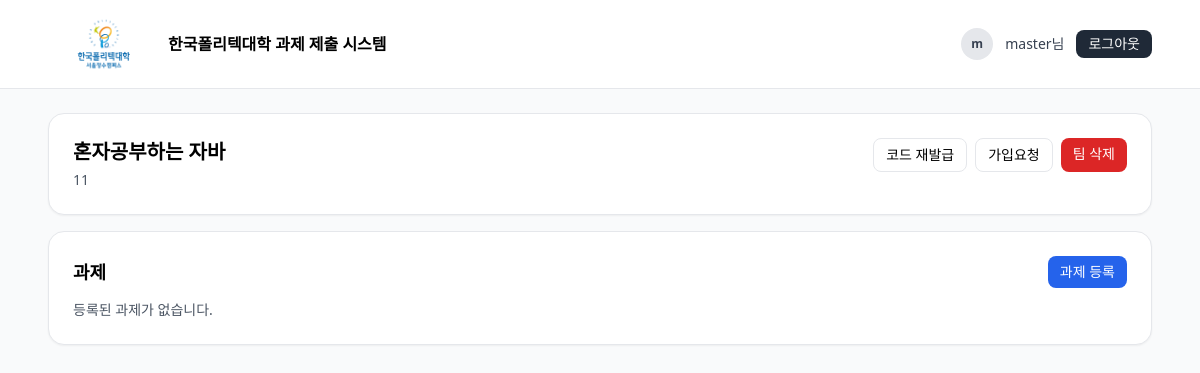
The page /teams/5 (signed in) on the database as committed earlier.
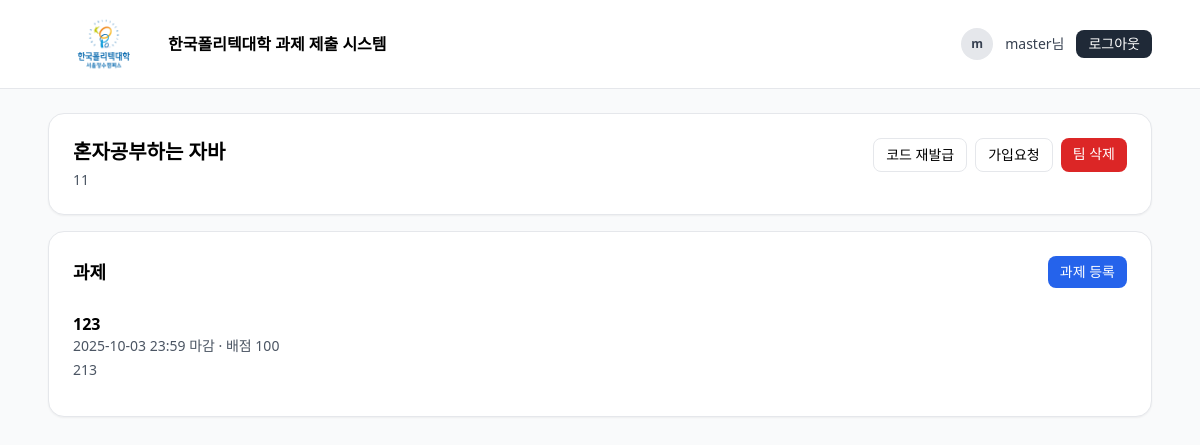
The same page on the database as committed later.
### submit/models.py (models this page shows, shortened)
class Team(models.Model):
    owner = models.ForeignKey(
        User, on_delete=models.CASCADE, related_name="owned_teams", verbose_name="소유자(교수)"
    )
    name = models.CharField("팀명", max_length=100)
    description = models.TextField("설명", blank=True)
    join_code = models.CharField("팀코드", max_length=6, unique=True, editable=False)
    join_code_generated_at = models.DateTimeField("팀코드 발급일시", auto_now_add=True)
    created_at = models.DateTimeField("생성일시", auto_now_add=True)
    updated_at = models.DateTimeField("수정일시", auto_now=True)
    class Meta:
        verbose_name = "팀"
        verbose_name_plural = "팀"
        constraints = [
            models.UniqueConstraint(fields=["owner", "name"], name="uq_team_owner_name"),
        ]
        ordering = ["name"]

class Assignment(models.Model):
    team = models.ForeignKey(Team, on_delete=models.CASCADE, related_name="assignments", verbose_name="팀")
    title = models.CharField("제목", max_length=120)
    description = models.TextField("설명", blank=True)
    due_at = models.DateTimeField("마감일시")
    max_score = models.PositiveIntegerField("배점", default=100)
    late_policy = models.CharField("지연 정책", max_length=50, blank=True)   # 예: "accept -10/day"
    file_rules = models.CharField("파일 규칙", max_length=100, blank=True)   # 예: "pdf,zip; 20MB"
    created_by = models.ForeignKey(User, on_delete=models.SET_NULL, null=True, verbose_name="등록자(교수)")
    created_at = models.DateTimeField("생성일시", auto_now_add=True)
    updated_at = models.DateTimeField("수정일시", auto_now=True)
    is_closed = models.BooleanField("마감됨", default=False)
    class Meta:
        verbose_name = "과제"
        verbose_name_plural = "과제"
        ordering = ["due_at"]

### submit/views.py (the view)
# urls.py: path('teams/<int:team_id>', views.team_detail, name='team_detail'),
@login_required
def team_detail(request, team_id):
    team = get_object_or_404(Team, pk=team_id)
    is_owner = (team.owner_id == request.user.id)
    is_member = TeamMembership.objects.filter(
        team=team,
        student=request.user,
        status="APPROVED"
    ).exists()
    if not (is_owner or is_member):
        return HttpResponseForbidden("팀 구성원만 접근할 수 있습니다.")
    assigns = Assignment.objects.filter(team=team).order_by('-due_at')
    my_submissions = {}
    if not is_owner:
        my_submissions = {
            s.assignment_id: s
            for s in Submission.objects.filter(assignment__team=team, student=request.user)
        }
    ctx = {
        "team": team,
        "assignments": assigns,
        "my_submissions": my_submissions,
        "is_owner": is_owner,
    }
    return render(request, 'teams/team_detail.html', ctx)

### templates/teams/team_detail.html (shortened to what this page needs)
{% extends 'base.html' %}
{% block content %}
<div class="grid gap-4">
  <div class="rounded-2xl border bg-white p-6 shadow-sm">
    <div class="flex items-start justify-between">
      <div>
        <h1 class="text-xl font-semibold">{{ team.name }}</h1>
        <p class="mt-1 text-sm text-gray-600">{{ team.description|default:"(설명 없음)" }}</p>
      </div>
      {% if is_owner %}
      <div class="flex gap-2">
        <a class="px-3 py-1.5 rounded-lg border text-sm hover:bg-gray-50"
          href="{% url 'regen_team_code' team_id=team.id %}">코드 재발급</a>
        <a class="px-3 py-1.5 rounded-lg border text-sm hover:bg-gray-50"
          href="{% url 'team_request_list' team_id=team.id %}">가입요청</a>
        <a class="px-3 py-1.5 rounded-lg bg-red-600 text-white text-sm hover:bg-red-500"
          href="{% url 'team_delete' team_id=team.id %}">팀 삭제</a>
      </div>
      {% endif %}
    </div>
  </div>
<div class="rounded-2xl border bg-white p-6 shadow-sm">
  <div class="flex items-center justify-between mb-3">
    <h2 class="text-lg font-semibold">과제</h2>
    {% if is_owner %}
      <a class="px-3 py-1.5 rounded-lg bg-blue-600 text-white text-sm hover:bg-blue-500"
         href="{% url 'assignment_create' team_id=team.id %}">과제 등록</a>
    {% endif %}
  </div>
  {% if assignments %}
    <div class="divide-y">
      {% for a in assignments %}
        <a href="{% url 'assignment_detail' team_id=team.id assignment_id=a.id %}"
           class="block py-3 hover:bg-gray-50 transition">
          <div class="flex items-center justify-between">
            <div>
              <div class="font-semibold">{{ a.title }}</div>
              <div class="text-sm text-gray-600">{{ a.due_at|date:"Y-m-d H:i" }} 마감 · 배점 {{ a.max_score }}</div>
            </div>
          </div>
          <p class="text-sm text-gray-600 mt-1 line-clamp-2">{{ a.description|default:"" }}</p>
        </a>
      {% endfor %}
    </div>
  {% else %}
    <p class="text-sm text-gray-600">등록된 과제가 없습니다.</p>
  {% endif %}
</div>
{% endblock %}

### templates/base.html (shortened to what this page needs)
<!doctype html>
<html lang="ko">
<head>
  {% load static %}
  <script src="https://cdn.tailwindcss.com"></script>
</head>
<body class="bg-gray-50">
  <header class="bg-white border-b border-gray-200">
    <div class="max-w-6xl mx-auto flex items-center justify-between px-6 py-3">
        <div class="flex items-center gap-2">
        <a href="{% url 'teacher_team_list' %}" class="flex items-center gap-2">
            <img src="{% static 'img/polytech.png' %}" alt="logo" class="h-[64px] w-auto" />
            <span class="font-semibold">한국폴리텍대학 과제 제출 시스템</span>
        </a>
        </div>
    <div class="flex items-center gap-3">
    {% if request.user.is_authenticated %}
        <span class="inline-flex h-8 w-8 items-center justify-center rounded-full bg-gray-200 text-xs font-semibold text-gray-700">
        {{ request.user.get_full_name|default:request.user.username|first }}
        </span>
        <span class="text-sm text-gray-700">
        {{ request.user.get_full_name|default:request.user.username }}님
        </span>
        <form method="post" action="{% url 'logout' %}">
        <button class="px-3 py-1 rounded-lg bg-gray-800 text-white text-sm hover:bg-gray-700" type="submit">
            로그아웃
        </button>
        </form>
    {% else %}
        <a href="{% url 'login' %}" class="px-3 py-1 rounded-lg bg-blue-600 text-white text-sm hover:bg-blue-500">
        로그인
        </a>
    {% endif %}
    </div>
  </header>
  <main class="max-w-6xl mx-auto px-6 py-6">
    {% block content %}{% endblock %}
  </main>
</body>
</html>

Rows that differ between the two databases and show on the page:
added Assignment: title "123", due_at "2025-10-03 23:59", max_score "100", description "213"
Other text that changed with them:
text no longer shown: "등록된 과제가 없습니다."
